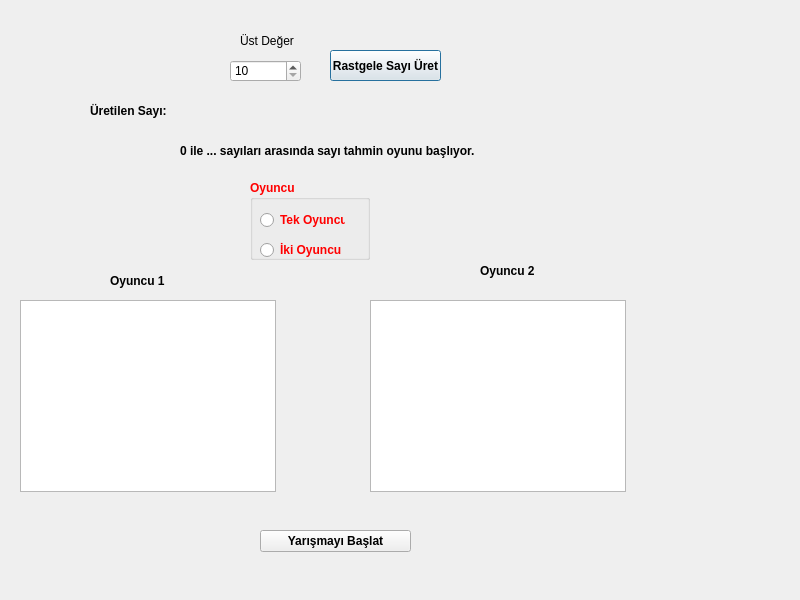
<?xml version="1.0" encoding="UTF-8"?>
<ui version="4.0">
 <class>Dialog</class>
 <widget class="QDialog" name="Dialog">
  <property name="geometry">
   <rect>
    <x>0</x>
    <y>0</y>
    <width>800</width>
    <height>600</height>
   </rect>
  </property>
  <property name="windowTitle">
   <string>Dialog</string>
  </property>
  <widget class="QLabel" name="label">
   <property name="geometry">
    <rect>
     <x>240</x>
     <y>30</y>
     <width>71</width>
     <height>21</height>
    </rect>
   </property>
   <property name="font">
    <font>
     <weight>50</weight>
     <bold>false</bold>
    </font>
   </property>
   <property name="text">
    <string>Üst Değer</string>
   </property>
  </widget>
  <widget class="QSpinBox" name="spinBoxLimitValue">
   <property name="geometry">
    <rect>
     <x>230</x>
     <y>60</y>
     <width>71</width>
     <height>22</height>
    </rect>
   </property>
   <property name="minimum">
    <number>10</number>
   </property>
   <property name="maximum">
    <number>1000</number>
   </property>
  </widget>
  <widget class="QPushButton" name="pushButtonGeneratedNumber">
   <property name="geometry">
    <rect>
     <x>330</x>
     <y>50</y>
     <width>111</width>
     <height>31</height>
    </rect>
   </property>
   <property name="font">
    <font>
     <weight>75</weight>
     <bold>true</bold>
    </font>
   </property>
   <property name="text">
    <string>Rastgele Sayı Üret</string>
   </property>
  </widget>
  <widget class="QLabel" name="label_2">
   <property name="geometry">
    <rect>
     <x>90</x>
     <y>100</y>
     <width>81</width>
     <height>21</height>
    </rect>
   </property>
   <property name="font">
    <font>
     <weight>75</weight>
     <bold>true</bold>
    </font>
   </property>
   <property name="text">
    <string>Üretilen Sayı:</string>
   </property>
  </widget>
  <widget class="QLabel" name="labelInfoStartGamer">
   <property name="geometry">
    <rect>
     <x>180</x>
     <y>140</y>
     <width>311</width>
     <height>21</height>
    </rect>
   </property>
   <property name="font">
    <font>
     <weight>75</weight>
     <bold>true</bold>
    </font>
   </property>
   <property name="text">
    <string>0 ile ... sayıları arasında sayı tahmin oyunu başlıyor.</string>
   </property>
  </widget>
  <widget class="QGroupBox" name="groupBoxGamer">
   <property name="geometry">
    <rect>
     <x>250</x>
     <y>180</y>
     <width>120</width>
     <height>80</height>
    </rect>
   </property>
   <property name="palette">
    <palette>
     <active>
      <colorrole role="WindowText">
       <brush brushstyle="SolidPattern">
        <color alpha="255">
         <red>255</red>
         <green>0</green>
         <blue>0</blue>
        </color>
       </brush>
      </colorrole>
     </active>
     <inactive>
      <colorrole role="WindowText">
       <brush brushstyle="SolidPattern">
        <color alpha="255">
         <red>255</red>
         <green>0</green>
         <blue>0</blue>
        </color>
       </brush>
      </colorrole>
     </inactive>
     <disabled>
      <colorrole role="WindowText">
       <brush brushstyle="SolidPattern">
        <color alpha="255">
         <red>120</red>
         <green>120</green>
         <blue>120</blue>
        </color>
       </brush>
      </colorrole>
     </disabled>
    </palette>
   </property>
   <property name="font">
    <font>
     <weight>75</weight>
     <bold>true</bold>
    </font>
   </property>
   <property name="title">
    <string>Oyuncu</string>
   </property>
   <widget class="QRadioButton" name="radioButtonSingleGamer">
    <property name="geometry">
     <rect>
      <x>10</x>
      <y>30</y>
      <width>85</width>
      <height>20</height>
     </rect>
    </property>
    <property name="text">
     <string>Tek Oyuncu</string>
    </property>
   </widget>
   <widget class="QRadioButton" name="radioButtonTwoGamer">
    <property name="geometry">
     <rect>
      <x>10</x>
      <y>60</y>
      <width>85</width>
      <height>20</height>
     </rect>
    </property>
    <property name="text">
     <string>İki Oyuncu</string>
    </property>
   </widget>
  </widget>
  <widget class="QListWidget" name="listWidgetGamer1">
   <property name="geometry">
    <rect>
     <x>20</x>
     <y>300</y>
     <width>256</width>
     <height>192</height>
    </rect>
   </property>
  </widget>
  <widget class="QListWidget" name="listWidgetGamer2">
   <property name="geometry">
    <rect>
     <x>370</x>
     <y>300</y>
     <width>256</width>
     <height>192</height>
    </rect>
   </property>
  </widget>
  <widget class="QLabel" name="label_4">
   <property name="geometry">
    <rect>
     <x>110</x>
     <y>270</y>
     <width>81</width>
     <height>21</height>
    </rect>
   </property>
   <property name="font">
    <font>
     <weight>75</weight>
     <bold>true</bold>
    </font>
   </property>
   <property name="text">
    <string>Oyuncu 1</string>
   </property>
  </widget>
  <widget class="QLabel" name="label_5">
   <property name="geometry">
    <rect>
     <x>480</x>
     <y>260</y>
     <width>81</width>
     <height>21</height>
    </rect>
   </property>
   <property name="font">
    <font>
     <weight>75</weight>
     <bold>true</bold>
    </font>
   </property>
   <property name="text">
    <string>Oyuncu 2</string>
   </property>
  </widget>
  <widget class="QLabel" name="label_GeneratedNumber">
   <property name="geometry">
    <rect>
     <x>190</x>
     <y>100</y>
     <width>81</width>
     <height>21</height>
    </rect>
   </property>
   <property name="palette">
    <palette>
     <active>
      <colorrole role="WindowText">
       <brush brushstyle="SolidPattern">
        <color alpha="255">
         <red>255</red>
         <green>0</green>
         <blue>0</blue>
        </color>
       </brush>
      </colorrole>
     </active>
     <inactive>
      <colorrole role="WindowText">
       <brush brushstyle="SolidPattern">
        <color alpha="255">
         <red>255</red>
         <green>0</green>
         <blue>0</blue>
        </color>
       </brush>
      </colorrole>
     </inactive>
     <disabled>
      <colorrole role="WindowText">
       <brush brushstyle="SolidPattern">
        <color alpha="255">
         <red>120</red>
         <green>120</green>
         <blue>120</blue>
        </color>
       </brush>
      </colorrole>
     </disabled>
    </palette>
   </property>
   <property name="font">
    <font>
     <weight>75</weight>
     <bold>true</bold>
    </font>
   </property>
   <property name="text">
    <string/>
   </property>
  </widget>
  <widget class="QPushButton" name="pushButtonRunGame">
   <property name="geometry">
    <rect>
     <x>260</x>
     <y>530</y>
     <width>151</width>
     <height>22</height>
    </rect>
   </property>
   <property name="font">
    <font>
     <weight>75</weight>
     <bold>true</bold>
    </font>
   </property>
   <property name="text">
    <string>Yarışmayı Başlat</string>
   </property>
  </widget>
 </widget>
 <resources/>
 <connections/>
</ui>
